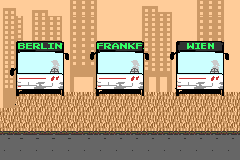

This is a level from a 2D game, rendered from its Tiled map with the project's own tilesets. A one-line summary and the complete map file follow:
An orthogonal 15x10 tile map with 16x16 px tiles, 1 tile layer (Tile Layer 1), 1 hidden layer not drawn, 2 tilesets.

<map version="1.0" orientation="orthogonal" width="15" height="10" tilewidth="16" tileheight="16">
 <tileset firstgid="1" name="koffer_packen" tilewidth="16" tileheight="16">
  <image source="koffer_packen.png" width="240" height="160" />
 </tileset>
 <tileset firstgid="151" name="busfun" tilewidth="16" tileheight="16">
  <image source="busfun.png" width="240" height="160" />
 </tileset>
 <layer name="Tile Layer 1" width="15" height="10">
  <data encoding="csv">
151,152,153,154,155,156,157,158,159,160,161,162,163,164,165,
166,182,183,184,185,186,187,188,189,190,191,192,193,194,195,
181,197,198,199,200,201,202,203,204,205,206,207,208,209,210,
196,212,213,214,215,216,217,218,219,220,221,222,223,224,225,
211,227,228,229,230,231,232,233,234,235,236,237,238,239,240,
226,242,243,244,245,246,247,248,249,250,251,252,253,254,255,
241,257,258,258,258,258,258,258,258,258,258,258,258,258,258,
256,257,257,257,257,261,257,257,257,257,257,257,257,257,257,
271,272,272,272,272,271,271,271,271,271,271,271,271,271,271,
299,299,299,299,299,299,299,299,299,299,299,299,299,299,299
</data>
 </layer>
 <layer name="collision" width="15" height="10" visible="0">
  <data encoding="csv">
0,0,0,0,0,0,0,0,0,0,0,0,0,0,0,
0,0,0,0,0,0,0,0,0,0,0,0,0,0,0,
0,0,0,0,0,0,0,0,0,0,0,0,0,0,0,
0,0,0,0,0,0,0,0,0,0,0,0,0,0,0,
0,0,0,0,0,0,0,0,0,0,0,0,0,0,0,
0,0,0,0,0,0,0,0,0,0,0,0,0,0,0,
0,0,0,0,0,0,0,0,0,0,0,0,0,0,0,
106,106,106,106,106,106,106,106,106,106,106,106,106,106,106,
0,0,0,0,0,0,0,0,0,0,0,0,0,0,0,
0,0,0,0,0,0,0,0,0,0,0,0,0,0,0
</data>
 </layer>
</map>
